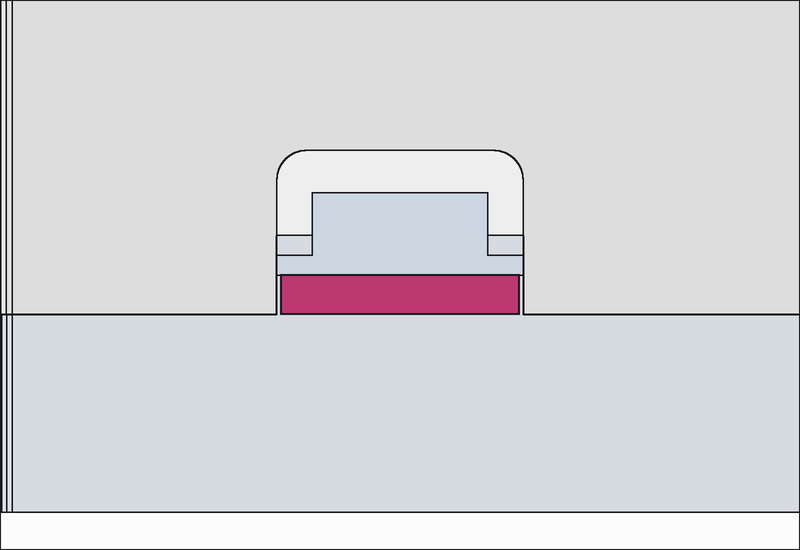
#> input picture print/guide/fig/back.png, 800 x 550 px
$ python lineart.py fig/back.png fig/bed_bottom.png
#> lines starting #> are read from the running program, lines starting #| are printed output that depends on the picture; after the words box and inside, x2 and y2 are one past the last pixel; in counts of white or black regions, pixels touching at a corner belong together
"""Turn a flat-shaded OpenSCAD render into a line drawing.

Usage: python3 -I lineart.py in.png out.png
Black edges wherever colour or shade changes; parts keep a pale tint, and
saturated accent colours keep most of their strength.
"""
import sys
from PIL import Image, ImageChops, ImageFilter

src, dst = sys.argv[1], sys.argv[2]
im = Image.open(src).convert("RGB")
#> im is the input picture: PIL image 800x550 RGB; mean R, G, B 215.5, 214.7, 218.8
# Edges on each channel, combined: catches both shading and colour changes.
edges = None
for ch in im.split():
    e = ch.filter(ImageFilter.FIND_EDGES)
    edges = e if edges is None else ImageChops.lighter(edges, e)
#> this loop made 3 passes
#> pass 1, `e = ch.filter(ImageFilter.FIND_EDGES)`:
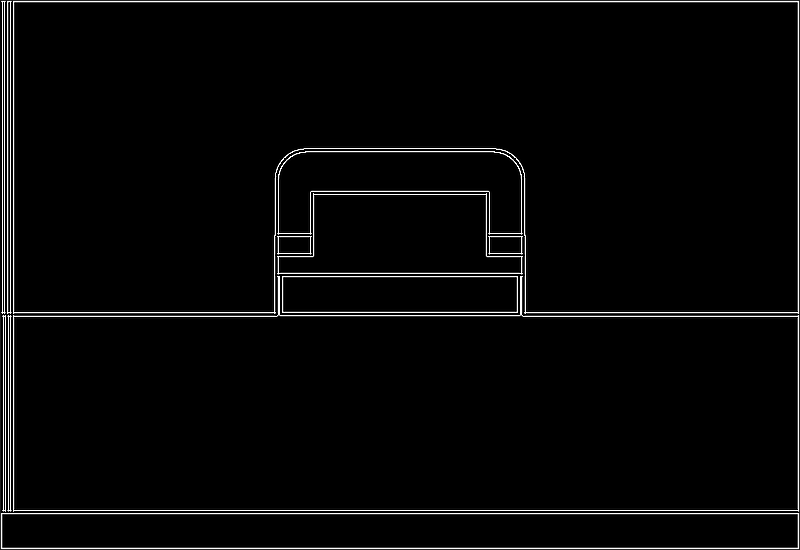
#> e: PIL image 800x550 L; min 0, max 255, mean 7.2
mask = edges.point(lambda v: 255 if v > 18 else 0).filter(ImageFilter.MaxFilter(3))
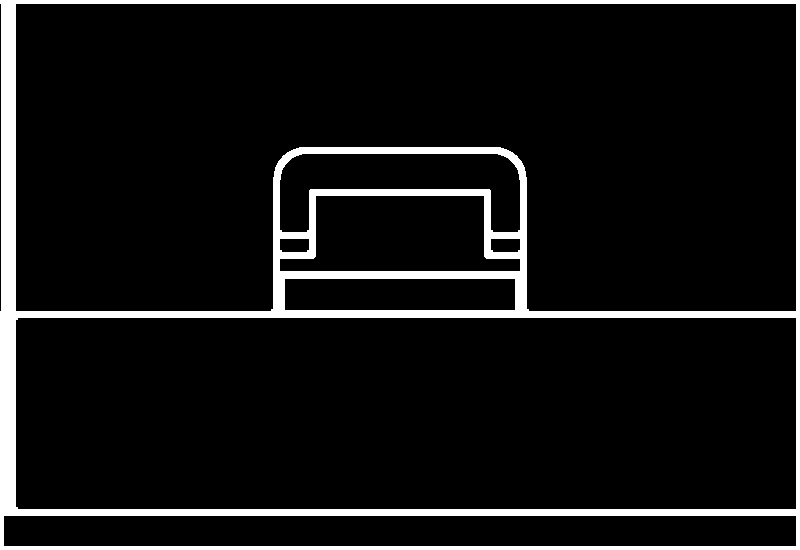
#> mask: PIL image 800x550 L; 8.4% white; 1 white region, box (x1, y1, x2, y2) and area: (0, 0, 800, 550) 36825
# Tint: blend toward white, less for saturated (accent) pixels.
hsv = im.convert("HSV")
#> hsv: PIL image 800x550 HSV; mean H, S, V 69.2, 9.5, 220.3
sat = hsv.split()[1]
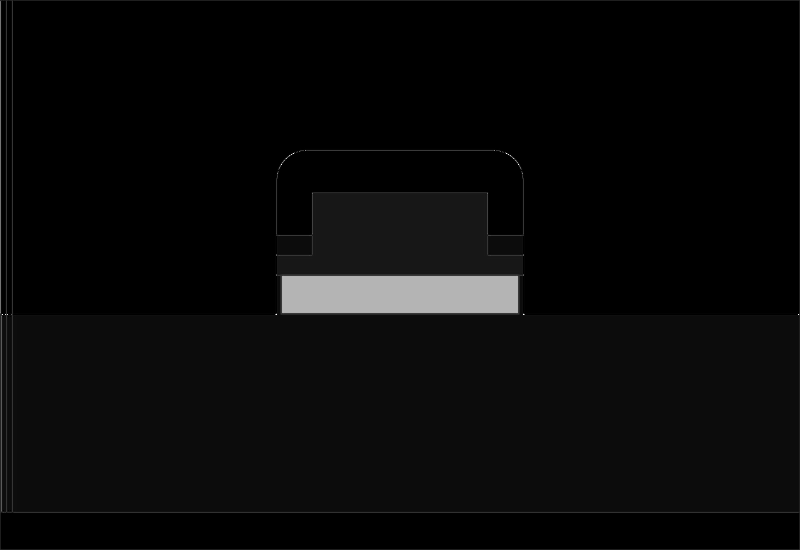
#> sat: PIL image 800x550 L; min 0, max 255, mean 9.5
white = Image.new("RGB", im.size, (255, 255, 255))
#> white: PIL image 800x550 RGB; every value is 255
pale = Image.blend(white, im, 0.35)
strong = Image.blend(white, im, 0.85)
keep = sat.point(lambda v: 255 if v > 110 else 0)
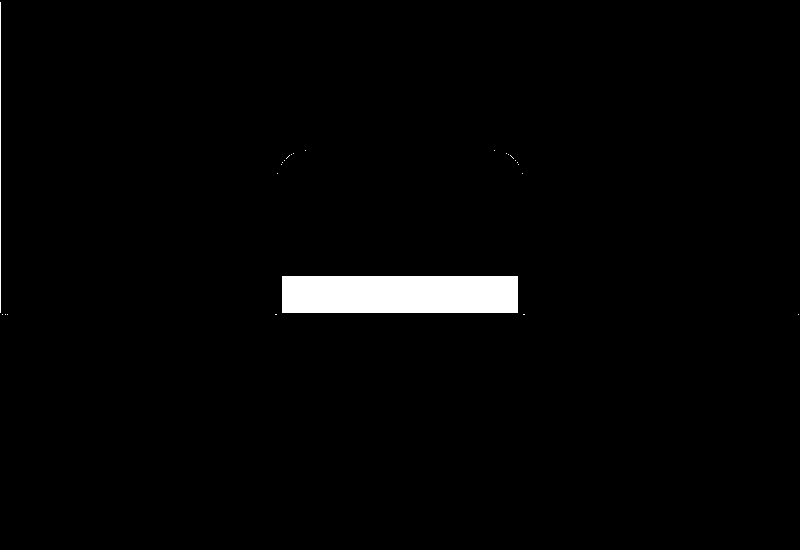
#> keep: PIL image 800x550 L; 2.1% white; 24 white regions (22 under 20 px), largest, box (x1, y1, x2, y2) and area: (282, 276, 518, 313) 8732, (0, 2, 1, 313) 311
base = Image.composite(strong, pale, keep)
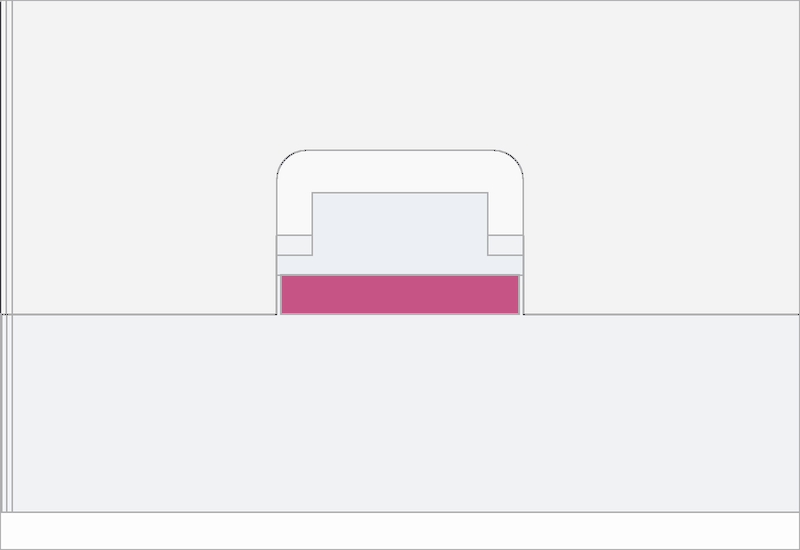
#> base: PIL image 800x550 RGB; mean R, G, B 240, 238.6, 240.5
black = Image.new("RGB", im.size, (25, 25, 30))
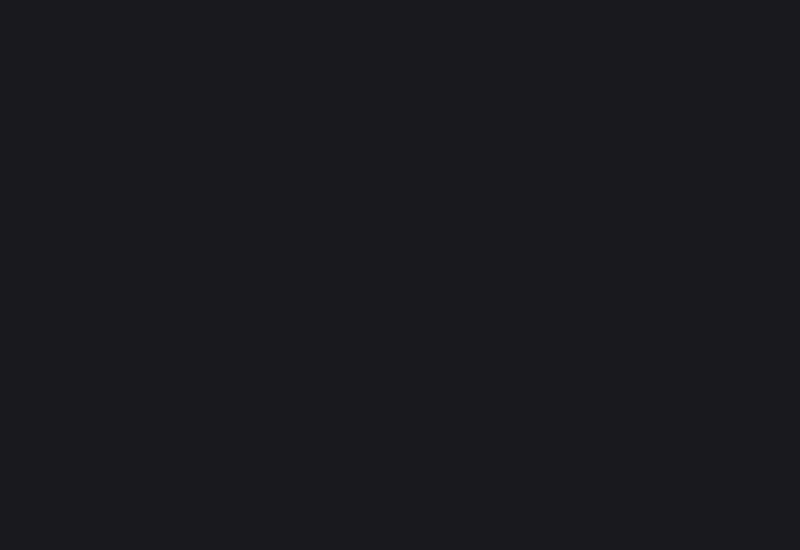
#> black: PIL image 800x550 RGB; mean R, G, B 25, 25, 30
out = Image.composite(black, base, mask)
w, h = out.size
#> w = 800; h = 550
out.resize((w // 2, h // 2), Image.LANCZOS).save(dst)
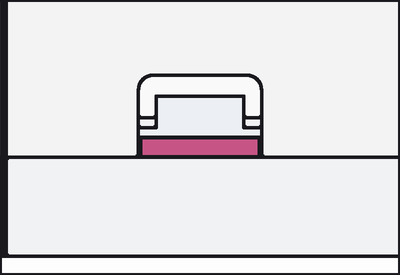
#> saved as bed_bottom.png: PIL image 400x275 RGB; mean R, G, B 223.3, 222.2, 224.2
